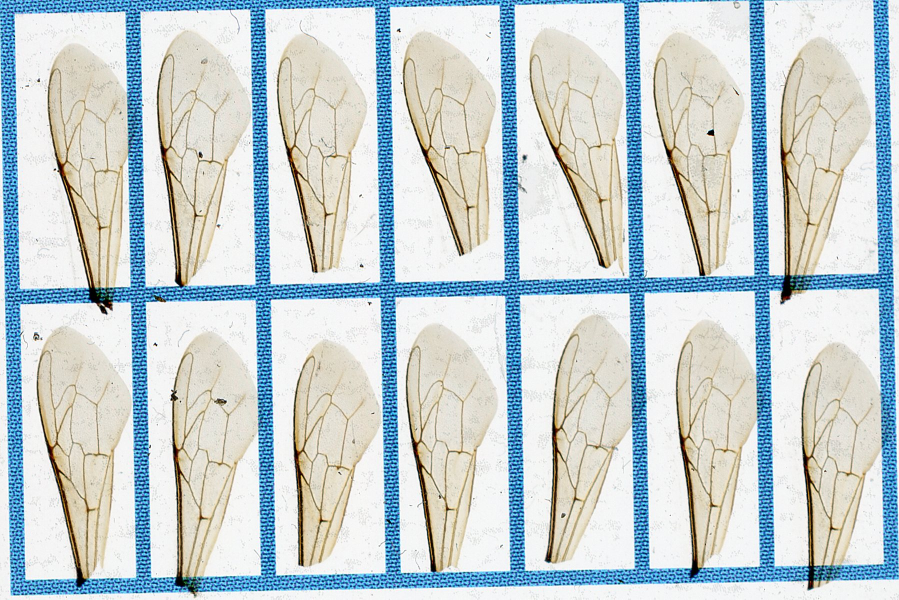
#> input picture images/1.jpg, 1798 x 1199 px, found by its file name (shown at 1/2 size)
$ python test_rotation_ailes.py
#> lines starting #> are read from the running program, lines starting #| are printed output that depends on the picture; after the words box and inside, x2 and y2 are one past the last pixel; in counts of white or black regions, pixels touching at a corner belong together
### src/wing_extraction.py
import os
import numpy as np
import skimage as sk
import skimage.io as skio
import cv2
from skimage.draw import line
import skimage.filters as skf
import skimage.color as skc
import matplotlib.pyplot as plt
from time import time
import skimage.morphology as morpho
from skimage.transform import hough_line, hough_line_peaks, rotate


def wing_extraction(filename): # Avec l'extension

#> called with filename = './images/1.jpg'
    nom_fichier = filename

    # plt.figure(figsize=(15,15))
    image = skio.imread(nom_fichier)
#> image is the input picture: shape (1199, 1798, 3); mean R, G, B 197.8, 208.7, 210.9
    # mask = skio.imread('./mask.jpg')
    size = image[:,:,0].shape

    image = cv2.cvtColor(image, cv2.COLOR_BGR2GRAY)
#> image: shape (1199, 1798)
    # image.shape

    # To get the best result with the Threshold we first want to blurry the image to highlights the countours, otherwise,
    # the threshold will consider too much areas


    # fig = plt.figure(figsize=(12,12))
    # plt.subplot(2,2,1)
    image = skio.imread(nom_fichier)
    image = cv2.cvtColor(image, cv2.COLOR_BGR2GRAY)

    med = cv2.medianBlur(image,15) # Reduce noise (salt  & pepper )
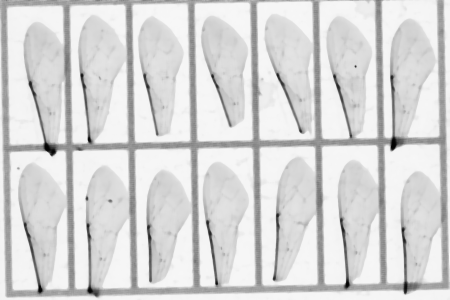
#> med: shape (1199, 1798) (shown at 1/4 size); min 1, max 252, mean 214.5
    #plt.imshow(med, cmap='gray')
    #plt.xticks([])
    #plt.yticks([])

    haus = cv2.bilateralFilter(med, 20, 50, 50) # Blurry the image


    seu, th = cv2.threshold(haus,0,255,cv2.THRESH_BINARY+cv2.THRESH_OTSU)
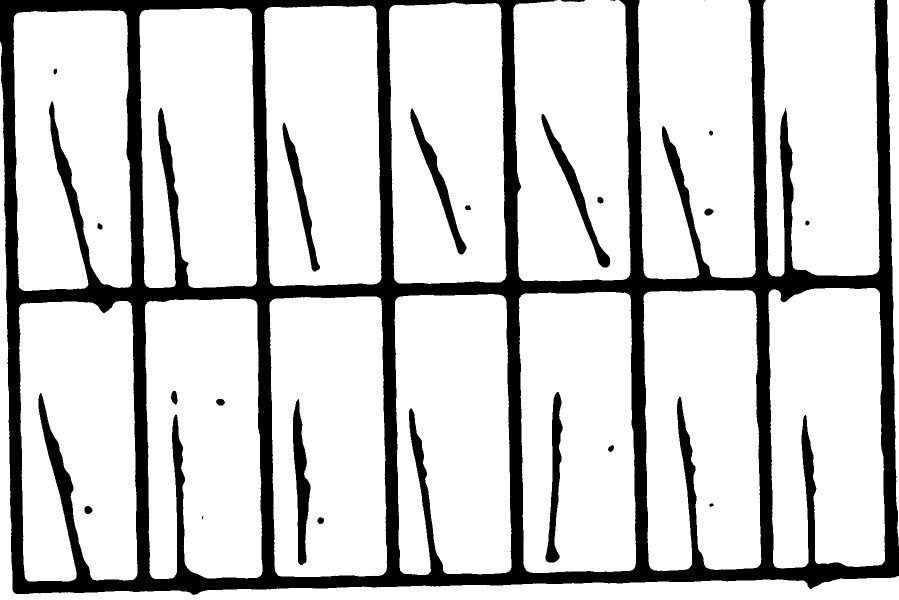
#> th: shape (1199, 1798) (shown at 1/2 size); 80.9% white; 23 black regions (3 under 20 px), largest, box (x1, y1, x2, y2) and area: (0, 0, 1798, 1190) 384486, (586, 798, 621, 1130) 6099, (1083, 228, 1221, 535) 5392
#> seu = 192


    # Result without the threshold
    # seu_, th_ = cv2.threshold(image,0,255,cv2.THRESH_BINARY+cv2.THRESH_OTSU)


    # Then we want to keep the rectangles only so we do morpholigcal operation : opening
    th2 = th.copy()
    kernel = cv2.getStructuringElement(cv2.MORPH_RECT,(17,17))
    opening = cv2.morphologyEx(th2, cv2.MORPH_CLOSE, kernel)
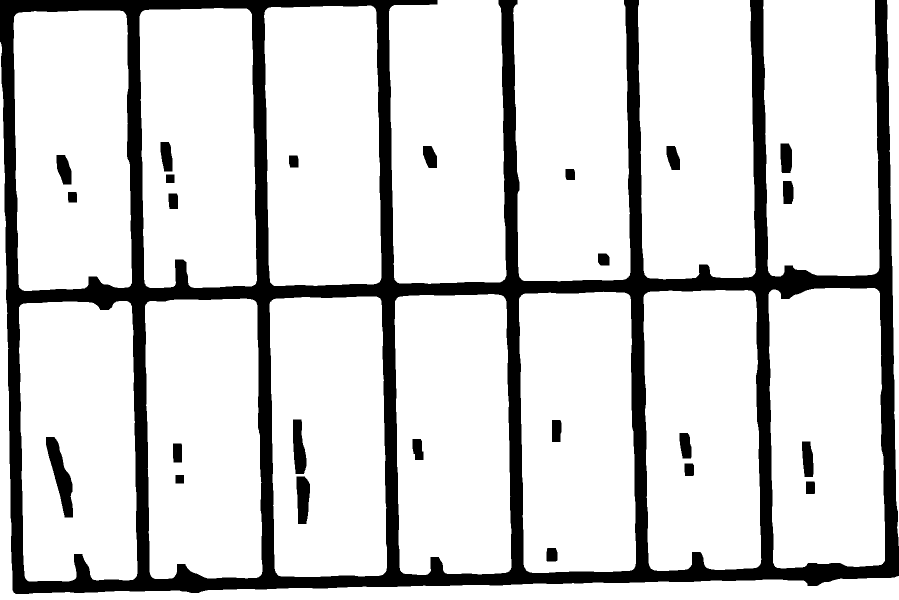
#> opening: shape (1199, 1798) (shown at 1/2 size); 83.3% white; 25 black regions, largest, box (x1, y1, x2, y2) and area: (0, 0, 1798, 1188) 336102, (92, 874, 146, 1035) 3963, (586, 839, 613, 948) 2208

    kernel = cv2.getStructuringElement(cv2.MORPH_RECT,(17,17))
    opening2 = cv2.morphologyEx(opening, cv2.MORPH_CLOSE, kernel)

    # To ensure that the rectangles are correctly detected we widen their countours

    #fig = plt.figure(figsize=(15,15))
    #plt.subplot(1,2,1)
    final = opening2.copy()


    kernel = cv2.getStructuringElement(cv2.MORPH_RECT,(10,10))
    final2 = cv2.erode(final,kernel,iterations = 4)
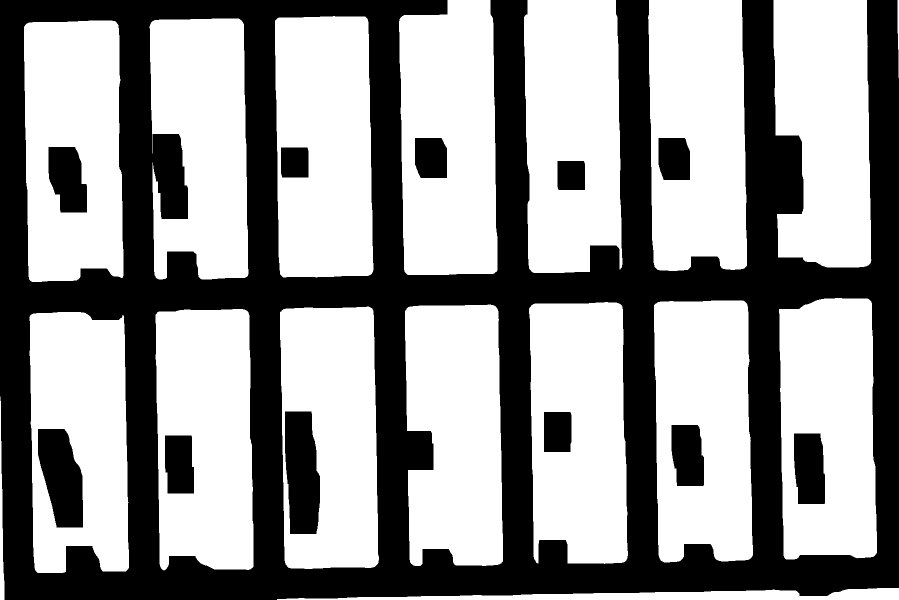
#> final2: shape (1199, 1798) (shown at 1/2 size); 58.8% white; 12 black regions, largest, box (x1, y1, x2, y2) and area: (0, 0, 1798, 1199) 810954, (570, 823, 640, 1068) 14531, (76, 858, 166, 1055) 13054


    final3 = cv2.dilate(final2,kernel,iterations = 4)
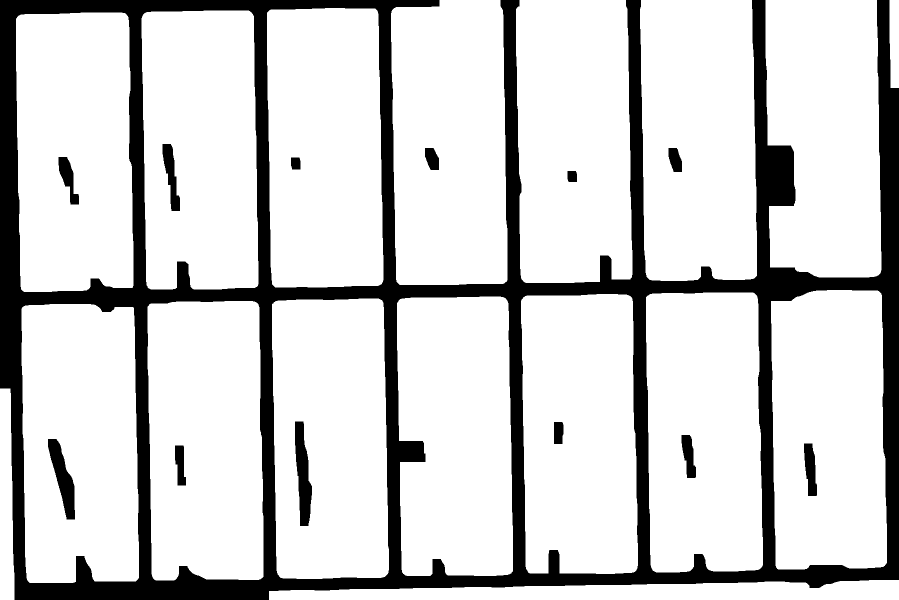
#> final3: shape (1199, 1798) (shown at 1/2 size); 81.4% white; 13 black regions


    cont1 = final3.copy()

    image = skio.imread(nom_fichier)
    # cnts = cv2.findContours(cont1, cv2.RETR_EXTERNAL, cv2.CHAIN_APPROX_SIMPLE)

    contours =cv2.findContours(cont1,cv2.RETR_EXTERNAL,cv2.CHAIN_APPROX_NONE)[0]
#> contours = 17 contours; largest, box (x1, y1, x2, y2) and area: (782, 0, 1015, 570) 125200, (1280, 0, 1514, 562) 124536, (544, 597, 778, 1158) 124224, (534, 16, 767, 575) 123943, (32, 25, 267, 584) 123900

    #Loop through my contours to find rectangles and put them in a list, so i can view them individually later.
    cntrRect = []
    idx = 0
    if os.path.isdir("./save"):
        file_paths = [f"./save/{file}" for file in os.listdir("./save")]
        for file_path in file_paths:
            os.remove(file_path)
    else:
        os.mkdir("./save")

    os.chdir("./save")

    for i in contours:
            epsilon = 0.05*cv2.arcLength(i,True) # Calculate the perimeter of the contour, second parameter is True
            # because we want the countour to be closed
            # Then this perimeter is used to calculate the epsilon value for cv2.approxPolyDP() function with a
            # precision factor for approximating the rectangle.
            approx = cv2.approxPolyDP(i,epsilon,True)
            if len(approx) == 4:

                cv2.drawContours(image,cntrRect,-1,(0,255,0),2)
                cntrRect.append(approx)
                x, y, w, h = cv2.boundingRect(i)
                if w > 400 or h > 600 or w < 100 or h < 100 :
                    continue
                roi = image[y:y + h, x:x + w]
                idx += 1
                cv2.imwrite(str(os.getcwd()) + '/' + str(idx) + '.png', roi)
#> this loop made 17 passes
#> (epsilon, approx, x, y, w, h) on passes 3 to 7: (82.83, [[50, 611], [54, 1159], [271, 1162], [267, 616]], 43, 608, 235, 558), (79.52, [[509, 603], [295, 613], [311, 1160], [526, 1153]], 295, 602, 232, 559), (77.68, [[757, 597], [544, 608], [561, 1155], [776, 1145]], 544, 597, 234, 561), (85.24, [[1006, 594], [794, 606], [810, 1150], [1025, 1142]], 794, 593, 232, 559), (82.15, [[1256, 590], [1042, 601], [1059, 1146], [1274, 1136]], 1042, 588, 234, 560)
#> pass 3, in wing_extraction, `roi = image[y:y + h, x:x + w]`:
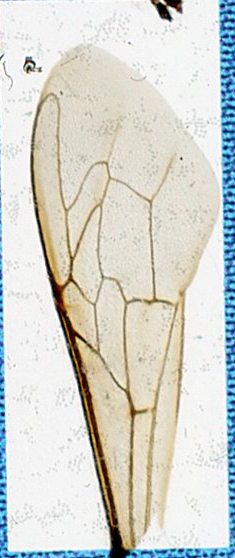
#> roi: shape (558, 235, 3); mean R, G, B 213.7, 214.9, 208.6
#> after the loop:
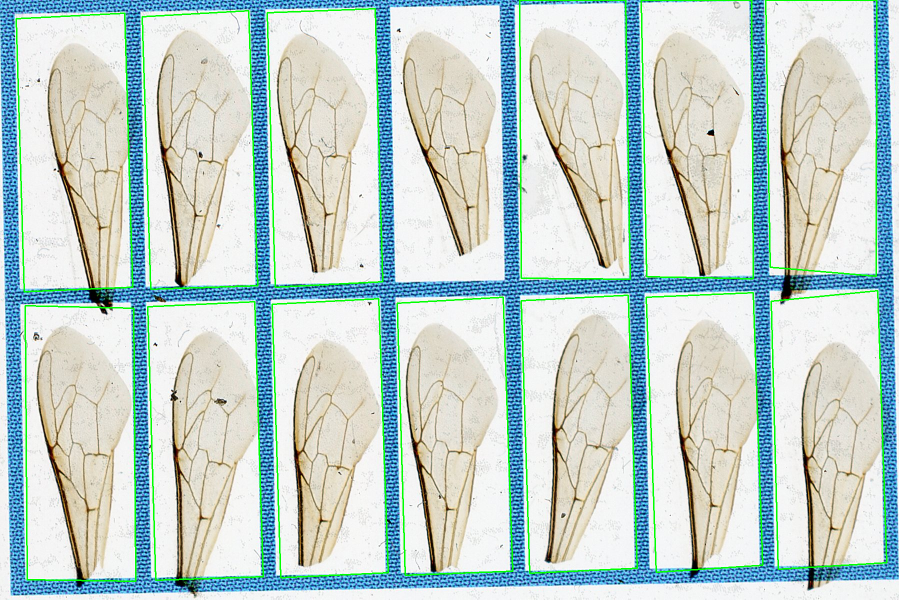
#> image: shape (1199, 1798, 3) (shown at 1/2 size); 2.73% of pixels changed, all inside (x1, y1, x2, y2) = (31, 0, 1775, 1164)
#> after the loop, cntrRect = 14 contours; largest, box (x1, y1, x2, y2) and area: (1282, 0, 1507, 558) 120421, (1039, 0, 1261, 559) 119749, (32, 26, 266, 584) 118859, (50, 611, 272, 1163) 118683, (534, 17, 766, 575) 118134; idx = 14


    # print('Number of rectangles detected : '+ str(idx - 1))
    # cv2.imwrite('test_im.png', image)
    # contours = skio.imread('./test_im.png')
    return idx

# [8 lines left out: function extract_file_paths, not called in this run]


# [5 lines of commented-out code are left out]

### src/test_rotation_ailes.py
from wing_extraction import wing_extraction
import numpy as np
import matplotlib.pyplot as plt
import os
import cv2
from PIL import Image
import PIL
import skimage.io as skio


wing_extraction('./images/1.jpg')

#> (the run stopped early here; a loop or call above may not have finished)

$ run again, with images/2.jpg copied over images/1.jpg
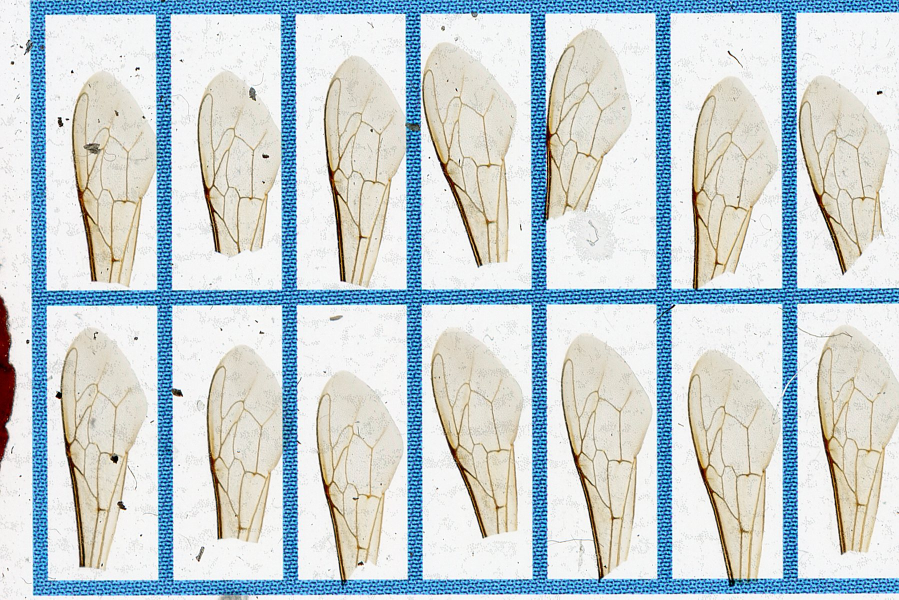
#> input picture images/2.jpg, 1798 x 1199 px, found by its file name (shown at 1/2 size)
#> in wing_extraction, image is the input picture: shape (1199, 1798, 3); mean R, G, B 199.9, 210.3, 213.3
#> in wing_extraction, `seu, th = cv2.threshold(haus,0,255,cv2.THRESH_BINARY+cv2.THRESH_OTSU)`:
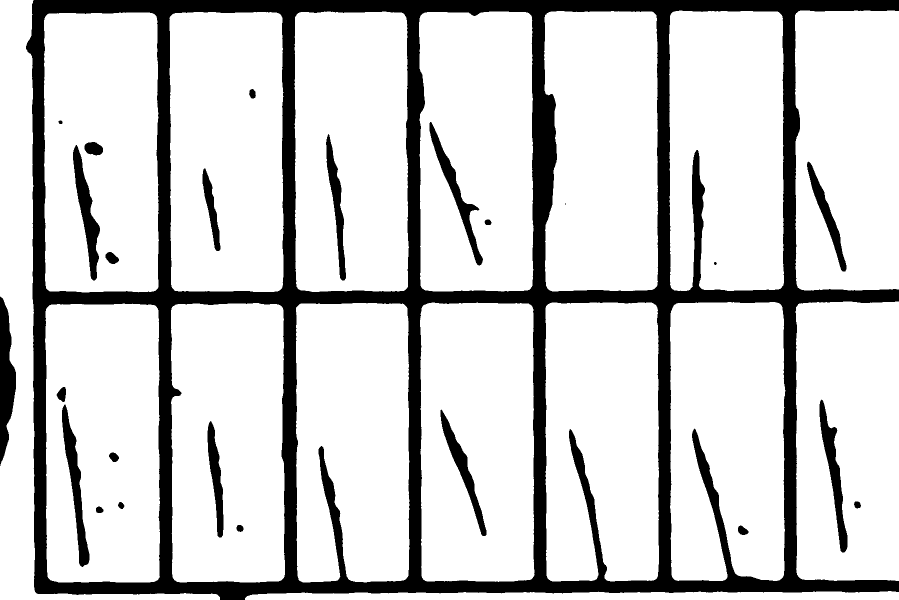
#> th: shape (1199, 1798) (shown at 1/2 size); 81.6% white; 25 black regions (1 under 20 px), largest, box (x1, y1, x2, y2) and area: (52, 0, 1798, 1199) 347416, (0, 593, 32, 932) 6695, (124, 809, 179, 1134) 5590
#> seu = 192
#> opening: shape (1199, 1798); 83.7% white; 21 black regions, largest, box (x1, y1, x2, y2) and area: (55, 0, 1798, 1199) 327388, (0, 604, 32, 911) 6533, (151, 347, 198, 497) 3426
#> final2: shape (1199, 1798); 61.1% white; 12 black regions, largest, box (x1, y1, x2, y2) and area: (0, 0, 1798, 1199) 765416, (135, 331, 218, 544) 13350, (1628, 840, 1702, 997) 9449
#> final3: shape (1199, 1798); 82.3% white; 14 black regions
#> contours = 16 contours; largest, box (x1, y1, x2, y2) and area: (1343, 26, 1571, 585) 125300, (92, 29, 321, 588) 125058, (344, 28, 571, 588) 124308, (1345, 609, 1573, 1165) 124223, (594, 28, 820, 587) 124100
#> the loop in wing_extraction, `for i in contours:` made 16 passes
#> (epsilon, approx, x, y, w, h) on passes 2 to 6: (91.29, [[103, 614], [99, 1157], [312, 1167], [319, 621]], 95, 612, 228, 557), (77.71, [[561, 613], [347, 620], [358, 1167], [572, 1157]], 346, 611, 227, 558), (77.41, [[858, 611], [848, 1159], [1064, 1163], [1069, 619]], 845, 610, 227, 557), (77.51, [[809, 611], [597, 618], [607, 1167], [820, 1155]], 596, 610, 226, 558), (77.95, [[1356, 611], [1348, 1157], [1563, 1163], [1568, 618]], 1345, 609, 228, 556)
#> after the loop in wing_extraction, `for i in contours:`:
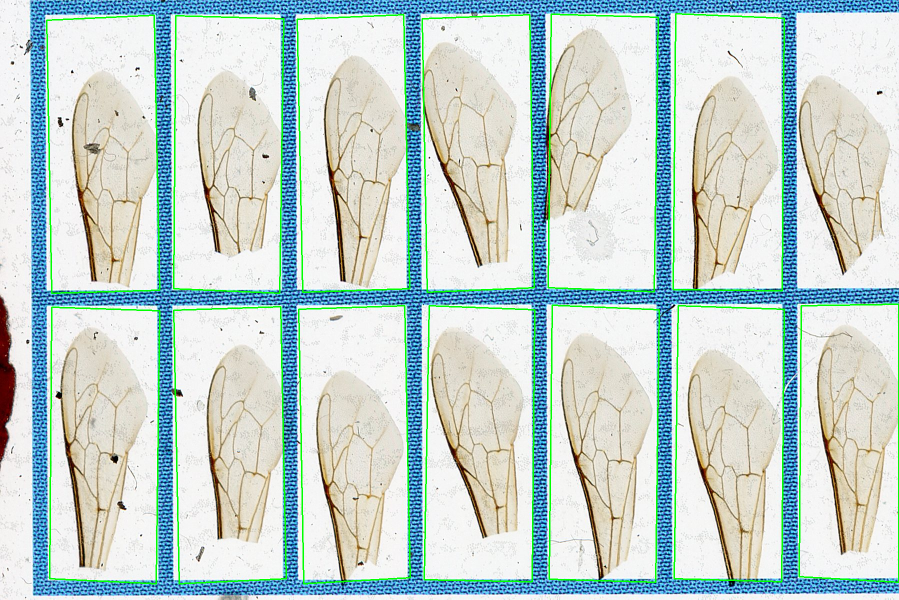
#> image: shape (1199, 1798, 3) (shown at 1/2 size); 2.72% of pixels changed, all inside (x1, y1, x2, y2) = (92, 26, 1798, 1169)
#> after the loop in wing_extraction, `for i in contours:`: cntrRect = 14 contours; largest, box (x1, y1, x2, y2) and area: (1346, 27, 1569, 582) 119324, (93, 30, 320, 587) 118178, (844, 29, 1069, 585) 117305, (347, 31, 568, 587) 117210, (594, 29, 820, 585) 116876; idx = 14
